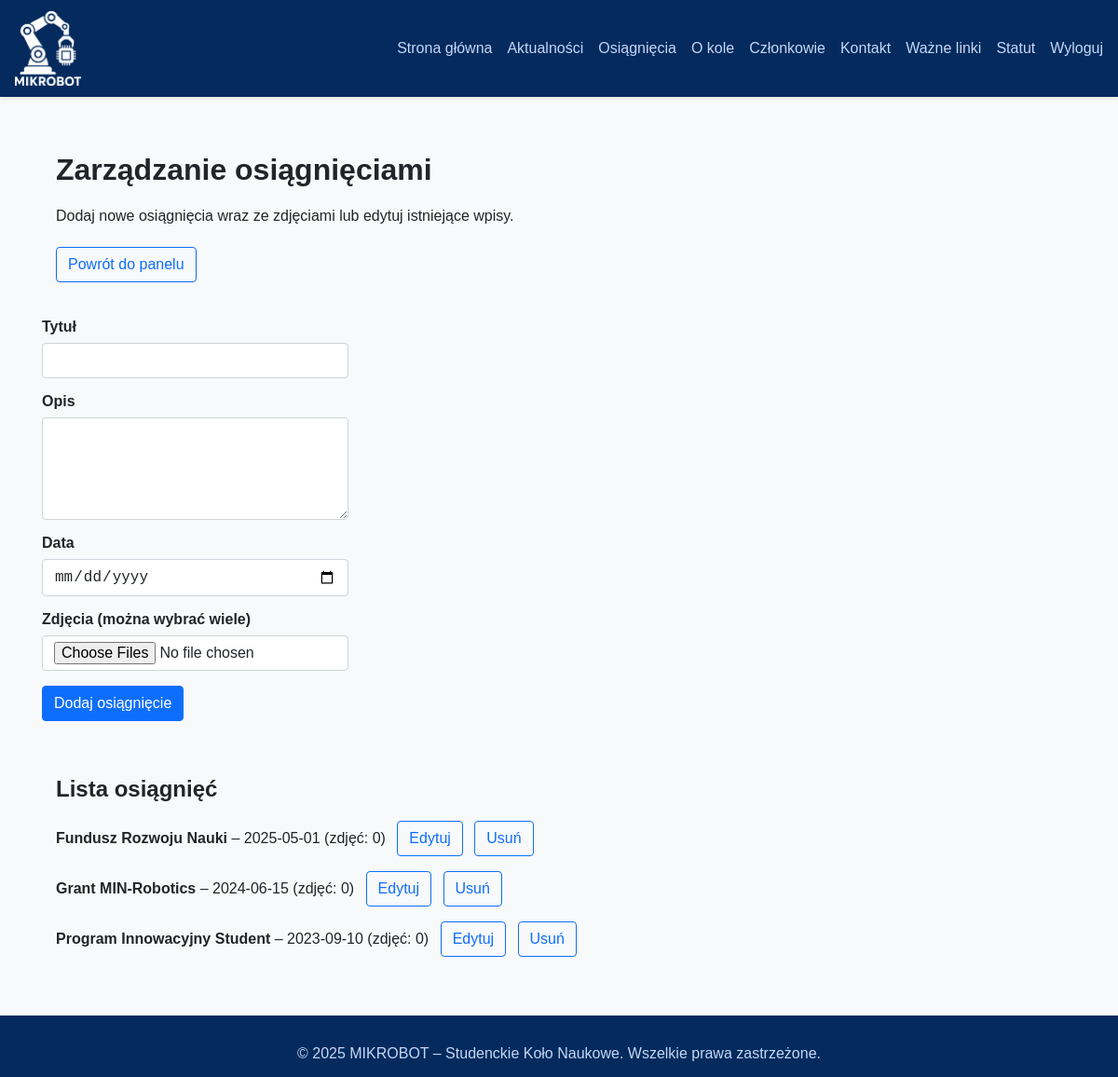
The app's page /skrwaw/achievements (signed in) with its own data.
### tables this page shows
CREATE TABLE achievements (
            id INTEGER PRIMARY KEY AUTOINCREMENT,
            title TEXT NOT NULL,
            description TEXT NOT NULL,
            date TEXT NOT NULL
        );

### app.py (the view, shortened to what this page needs)
@app.route("/skrwaw/achievements", methods=["GET", "POST"])
def admin_achievements():
    if not session.get("admin_logged_in"):
        flash("Zaloguj się do panelu administracyjnego.", "danger")
        return redirect(url_for("admin_home"))
    app.config["UPLOAD_FOLDER"].mkdir(parents=True, exist_ok=True)
    conn = get_db_connection()
    achievements_list = conn.execute(
        """
        SELECT a.id, a.title, a.description, a.date, COUNT(ai.id) AS images_count
        FROM achievements a
        LEFT JOIN achievement_images ai ON ai.achievement_id = a.id
        GROUP BY a.id
        ORDER BY a.date DESC, a.id DESC
        """
    ).fetchall()
    conn.close()
    return render_template("admin_achievements.html", achievements=achievements_list)

### app.py (called while the page is built)
def get_db_connection():
    conn = sqlite3.connect(DATABASE)
    conn.row_factory = sqlite3.Row
    return conn

@app.context_processor
def inject_now():
    return {
        "year": datetime.now().year,
        "admin_logged_in": session.get("admin_logged_in", False),
    }

### templates/admin_achievements.html (shortened to what this page needs)
{% extends "layout.html" %}
{% block content %}
<div class="row mb-4">
  <div class="col-12">
    <h1>Zarządzanie osiągnięciami</h1>
    <p>Dodaj nowe osiągnięcia wraz ze zdjęciami lub edytuj istniejące wpisy.</p>
    <a href="{{ url_for('admin_home') }}" class="btn btn-outline-primary mt-2">Powrót do panelu</a>
  </div>
</div>
<div class="row">
  <div class="col-md-8">
    <form method="post" enctype="multipart/form-data">
      <div class="mb-3">
        <label for="title" class="form-label">Tytuł</label>
        <input type="text" class="form-control" id="title" name="title" required>
      </div>
      <div class="mb-3">
        <label for="description" class="form-label">Opis</label>
        <textarea class="form-control" id="description" name="description" rows="4" required></textarea>
      </div>
      <div class="mb-3">
        <label for="date" class="form-label">Data</label>
        <input type="date" class="form-control" id="date" name="date" required>
      </div>
      <div class="mb-3">
        <label for="images" class="form-label">Zdjęcia (można wybrać wiele)</label>
        <input type="file" class="form-control" id="images" name="images" accept="image/*" multiple>
      </div>
      <button type="submit" class="btn btn-primary">Dodaj osiągnięcie</button>
    </form>
  </div>
</div>
<div class="row mt-4">
  <div class="col-12">
    <h2>Lista osiągnięć</h2>
    {% if achievements %}
      <ul class="list-unstyled">
        {% for a in achievements %}
        <li class="mb-3">
          <strong>{{ a['title'] }}</strong> – {{ a['date'] }} (zdjęć: {{ a['images_count'] }})
          <a href="{{ url_for('edit_achievement', achievement_id=a['id']) }}" class="btn btn-outline-primary" style="margin-left:0.5rem;">Edytuj</a>
          <form action="{{ url_for('delete_achievement', achievement_id=a['id']) }}" method="post" style="display:inline;">
            <button type="submit" class="btn btn-outline-primary" style="margin-left:0.5rem;">Usuń</button>
          </form>
        </li>
        {% endfor %}
      </ul>
    {% else %}
      <p>Brak zarejestrowanych osiągnięć.</p>
    {% endif %}
  </div>
</div>
{% endblock %}

### static/css/main.css (style rules this page uses)
* { box-sizing: border-box; }
body { margin: 0; font-family: Arial, Helvetica, sans-serif; background-color: #f8f9fa; color: #212529; display: flex; flex-direction: column; min-height: 100vh; }
.row { display: flex; flex-wrap: wrap; margin-left: -15px; margin-right: -15px; }
.col-12 { flex: 0 0 100%; max-width: 100%; padding: 15px; }
.mb-3 { margin-bottom: 1rem !important; }
.mb-4 { margin-bottom: 1.5rem !important; }
.mt-2 { margin-top: 0.5rem !important; }
.mt-4 { margin-top: 1.5rem !important; }
.form-label { display: block; margin-bottom: 0.5rem; font-weight: 600; }
.form-control { display: block; width: 100%; padding: 0.375rem 0.75rem; font-size: 1rem; line-height: 1.5; color: #212529; background-color: #fff; background-clip: padding-box; border: 1px solid #ced4da; border-radius: 0.25rem; transition: border-color 0.15s ease-in-out, box-shadow 0.15s ease-in-out; }
.list-unstyled { list-style: none; padding-left: 0; margin-bottom: 0; }
.btn { display: inline-block; font-weight: 400; line-height: 1.5; text-align: center; text-decoration: none; cursor: pointer; user-select: none; border: 1px solid transparent; padding: 0.375rem 0.75rem; font-size: 1rem; border-radius: 0.25rem; transition: background-color 0.15s ease-in-out, color 0.15s ease-in-out; }
.btn-primary { background-color: #0d6efd; border-color: #0d6efd; color: #fff; }
.btn-outline-primary { background-color: transparent; border-color: #0d6efd; color: #0d6efd; }

### records on screen
achievements: title "Fundusz Rozwoju Nauki", date "2025-05-01", images_count "0"
achievements: title "Grant MIN-Robotics", date "2024-06-15", images_count "0"
achievements: title "Program Innowacyjny Student", date "2023-09-10", images_count "0"
